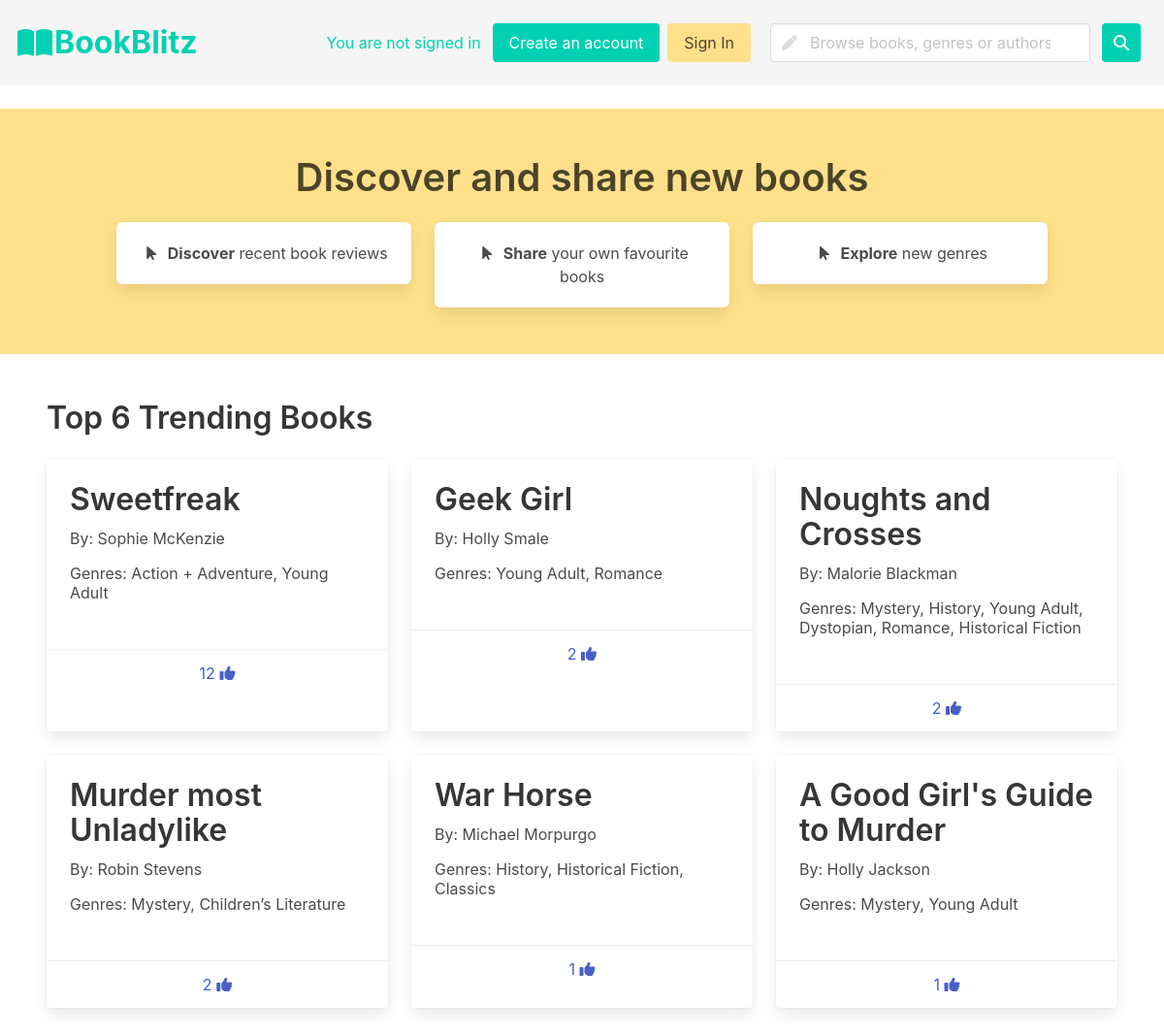
Page /fluffyBooks/ on the earlier database version.
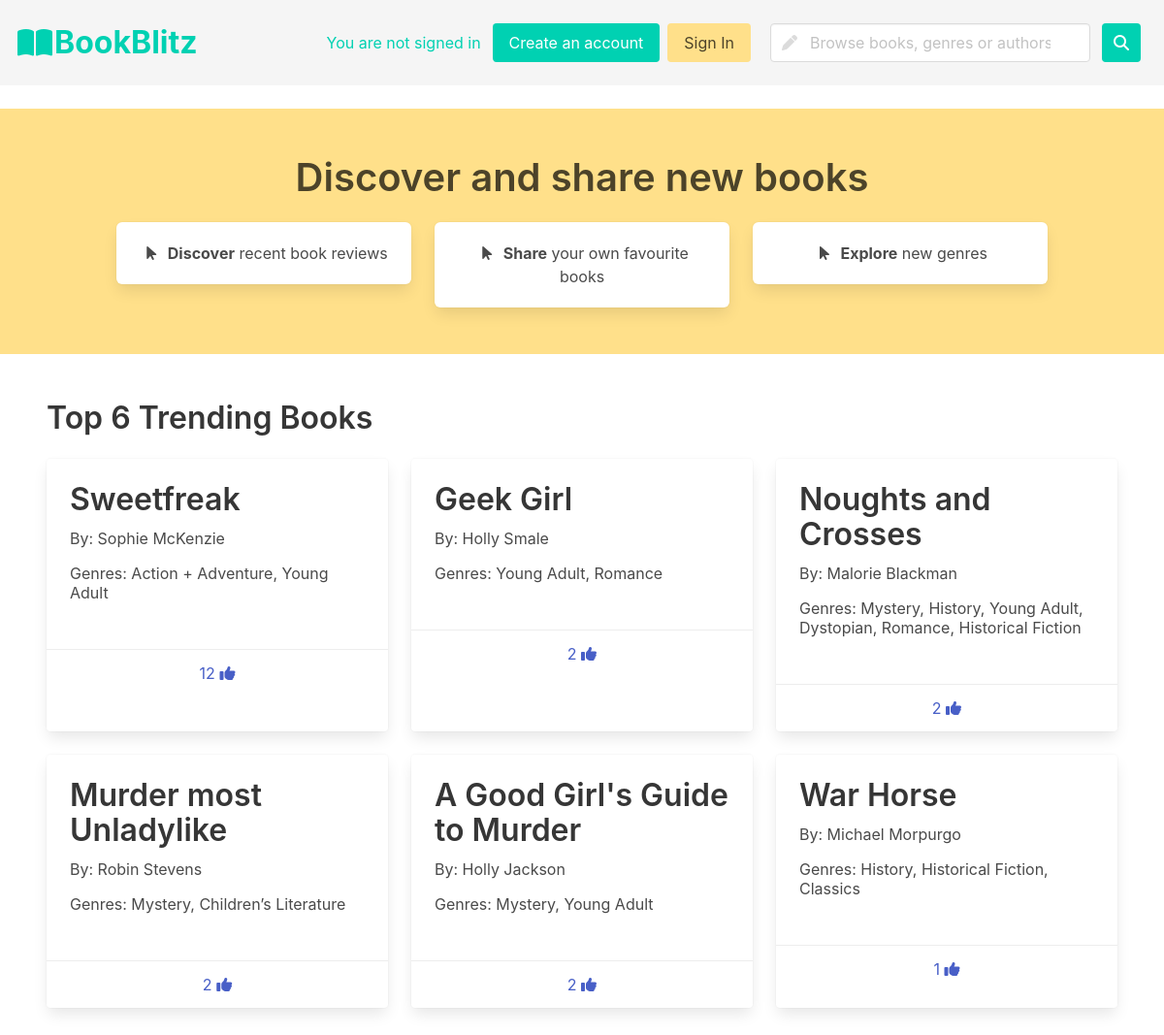
Same page on the later database version.
### fluffyBooks/models.py (models this page shows, shortened)
class Book(models.Model):
    book_text = models.CharField(max_length=200)
    likes = models.IntegerField(default=0)
    book_genres = models.ManyToManyField(Genre, blank=True)
    userlikes = models.ManyToManyField(User, blank=True)
    book_authors = models.ManyToManyField(Author, blank=True)

class Author(models.Model):
    author_name = models.CharField(max_length=200)

class Genre(models.Model):
    genre_text = models.CharField(max_length=30)

### fluffyBooks/views.py (the view)
# urls.py: path('', views.home, name='home'),
def home(request):
    try:
        posted = request.GET['post']
    except:
        posted = None
    try:
        like = request.GET['warning']
    except:
        like = None
    reviews = Recommendation.objects.all()
    genres = Genre.objects.all()
    books = Book.objects.all()
    i = 0
    trending_books = Book.objects.order_by('-likes')[:6]
    review_list = []
    book_author_list = []
    cards = []
    for i in trending_books:
        card = [i.book_text]
        for author in i.book_authors.all():
            authorlist = []
            authorlist.append(author.author_name)
        card.append(authorlist)
        cards.append(card)
    context = {'cardbooks': trending_books, 'review_list':review_list, 'author_list':book_author_list, 'cards':cards, 'posted':posted, 'like':like}
    return render(request, 'fluffyBooks/home.html', context)

### fluffyBooks/templates/fluffyBooks/home.html (shortened to what this page needs)
<!DOCTYPE html>
<html>
<head>
    {% load static %}
    <link rel="stylesheet" href="https://cdn.jsdelivr.net/npm/bulma@0.9.3/css/bulma.min.css">
</head>
<body>
    {% include 'fluffyBooks/navbar.html' %}
    <section class="hero is-warning mt-5">
        <section class="section">
            <div class="container">
                <h1 class="title has-text-centered is-size-2">
                    Discover and share new books
                </h1>
                <div class="columns">
                    <div class="column">
                        <div class="box has-background-white has-text-centered">
                            <span class="icon">
                                <i class="fa-solid fa-arrow-pointer"></i>
                            </span>
                            <a href="{% url 'fluffyBooks:reviews' %}"><strong>Discover</strong> recent book
                                reviews</a>
                        </div>
                    </div>
                    <div class="column">
                        <div class="box has-background-white has-text-centered">
                            <span class="icon">
                                <i class="fa-solid fa-arrow-pointer"></i>
                            </span>
                            <a href="{% url 'fluffyBooks:review_page' %}"><strong>Share</strong> your own favourite
                                books</a>
                        </div>
                    </div>
                    <div class="column">
                        <div class="box has-background-white has-text-centered">
                            <span class="icon">
                                <i class="fa-solid fa-arrow-pointer"></i>
                            </span>
                            <a href="{% url 'fluffyBooks:genres' %}"><strong>Explore</strong> new genres</a>
                        </div>
                    </div>
                </div>
        </section>
    </section>
    <section class="section">
        <p class="title">
            Top 6 Trending Books
        </p>
    {% include 'fluffyBooks/cards.html' %}
    </section>
</body>
</html>

### fluffyBooks/templates/fluffyBooks/cards.html (shortened to what this page needs)
<div class="columns is-multiline">
    {% for book in cardbooks %}
    <div class="column is-4">
        <a href="{% url 'fluffyBooks:book'%}?book={{book.id}}">
        <div class="card h-same has-background-white">
            <div class="card-content">
                <div class="content">
                    <p class="title is-3 is-centered">{{book.book_text}}</p>
                    <p class="subtitle is-6 is-centered">
                        By:
                        {% for author in book.book_authors.all %}
                             {{author.author_name}}
                        {% endfor %}
                    </p>
                    <p class="subtitle is-6 is-centered">
                        {% if book.book_genres.count > 1 %}
                            Genres:
                            {% for genre in book.book_genres.all %}
                                {% if forloop.counter == book.book_genres.all|length %}
                                    {{genre.genre_text}}
                                {% else %}
                                    {{genre.genre_text}},
                                {% endif %}
                            {% endfor %}
                        {% else %}
                            Genre:
                            {% for genre in book.book_genres.all %}
                                {{genre.genre_text}}
                        {% endfor %}
                         {% endif %}
                    </p>
                </div>
            </div>
            <div class="card-footer">
                    <p class="card-footer-item">
                        <span>
                            <a href="{% url 'fluffyBooks:like'%}?book={{book.id}}">{{book.likes}}
                                <span class="icon is-small">
                                    <i class="fa-solid fa-thumbs-up"></i>
                                </span>
                            </a>
                        </span>
                    </p>
            </div>
        </div>
        </a>
    </div>
    {% endfor %}
</div>

Differences in the rows shown:
changed Book "A Good Girl's Guide to Murder": likes "1" → "2"; moves up the list
